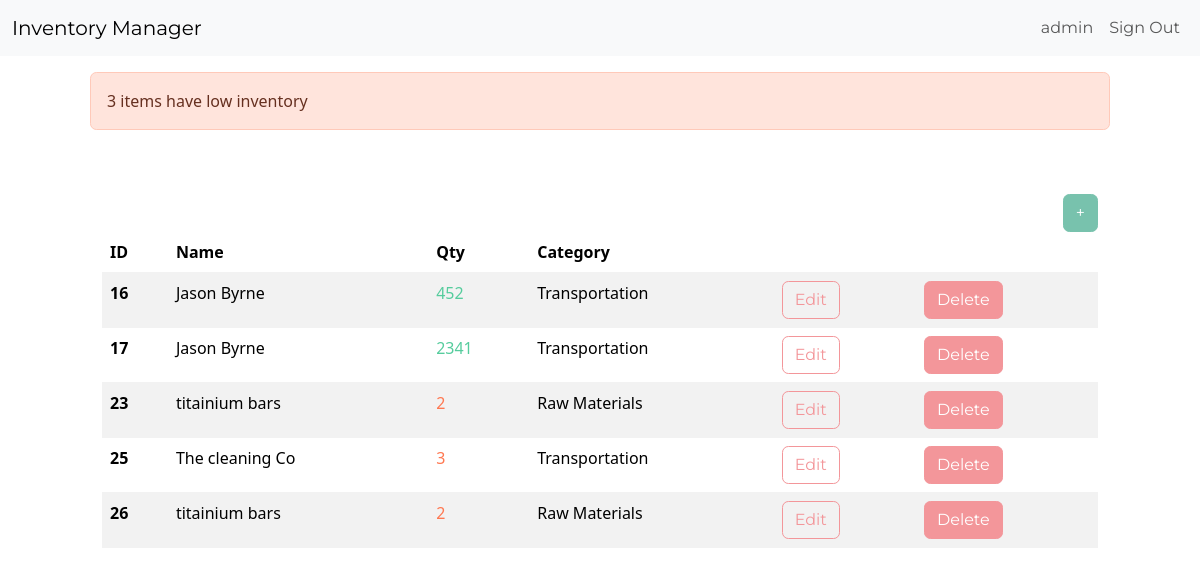
Page /dashboard/ (signed in) on the committed database.
### inventory/models.py (models this page shows, shortened)
class InventoryItem(models.Model):
    name = models.CharField(max_length=200)
    quantity = models.IntegerField()
    category = models.ForeignKey('Category', on_delete=models.SET_NULL, blank=True, null=True)
    date_created = models.DateTimeField(auto_now_add=True)
    user = models.ForeignKey(User, on_delete=models.CASCADE)

class Category(models.Model):
    name = models.CharField(max_length=200)
    class Meta:
        verbose_name_plural = 'categories'

### inventory/views.py (the view)
# urls.py: path('dashboard/', Dashboard.as_view(), name='dashboard'),
class Dashboard(LoginRequiredMixin, View):
    def get(self, request):
        items = InventoryItem.objects.filter(user=self.request.user.id).order_by('id')
        low_inventory = InventoryItem.objects.filter(
            user=self.request.user.id,
            quantity__lte=LOW_QUANTITY
        )
        if low_inventory.count() > 0:
            if low_inventory.count() > 1:
                messages.error(request, f'{low_inventory.count()} items have low inventory')
            else:
                messages.error(request, f'{low_inventory.count()} item has low inventory')
        low_inventory_ids = InventoryItem.objects.filter(
            user=self.request.user.id,
            quantity__lte=LOW_QUANTITY
        ).values_list('id', flat=True)
        return render(request, 'inventory/dashboard.html', {'items': items, 'low_inventory_ids': low_inventory_ids})

### inventory/templates/inventory/dashboard.html (shortened to what this page needs)
{% extends 'inventory/base.html' %}
{% block content %}
    {% if messages %}
        <div class="row mt-3">
            {% for message in messages %}
                {% if message.tags == 'error' %}
                    <div class="col-md-10 col-12 mx-auto alert alert-danger">
                        {{ message }}
                    </div>
                {% endif %}
            {% endfor %}
        </div>
    {% endif %}
    <div class="row">
        <div class="col-md-10 col-12 mx-auto mt-5">
            <div class="d-flex justify-content-end">
                <a href="{% url 'add-item' %}" class="btn btn-primary">+</a>
            </div>
            <table class="table table-hover table-striped">
                <thead>
                    <tr>
                        <th scope="col">ID</th>
                        <th scope="col">Name</th>
                        <th scope="col">Qty</th>
                        <th scope="col">Category</th>
                        <th scope="col"></th>
                        <th scope="col"></th>
                    </tr>
                </thead>
                <tbody>
                    {% for item in items %}
                    <tr>
                        <th scope="row">{{ item.id }}</th>
                        <td>{{ item.name }}</td>
                        {% if item.id in low_inventory_ids %}
                            <td class="text-danger">{{ item.quantity }}</td>
                        {% else %}
                            <td class="text-success">{{ item.quantity }}</td>
                        {% endif %}
                        <td>{{ item.category.name }}</td>
                        <td><a href="{% url 'edit-item' item.id %}" class="btn btn-outline-secondary">Edit</a></td>
                        <td><a href="{% url 'delete-item' item.id %}" class="btn btn-secondary">Delete</a></td>
                    </tr>
                    {% endfor %}
                </tbody>
            </table>
        </div>
    </div>
{% endblock content %}

### inventory/templates/inventory/base.html (shortened to what this page needs)
<!DOCTYPE html>
<html lang="en">
<head>
    <link href="https://bootswatch.com/5/minty/bootstrap.min.css" rel="stylesheet">
</head>
<body>
    {% include 'inventory/navigation.html' %}
    {% block content %}
    {% endblock content %}
</body>
</html>

### inventory/templates/inventory/navigation.html (shortened to what this page needs)
<nav class="navbar navbar-expand-lg bg-light">
    <div class="container-fluid">
        <a class="navbar-brand" href="{% url 'index' %}">Inventory Manager</a>
        <div class="collapse navbar-collapse justify-content-end" id="navbarNav">
            <ul class="navbar-nav">
                {% if user.is_authenticated %}
                    <li class="nav-item">
                        <a class="nav-link" href="#">{{ user.username }}</a>
                    </li>
                    <li class="nav-item">
                        <a class="nav-link" href="{% url 'logout' %}">Sign Out</a>
                    </li>
                {% endif %}
            </ul>
        </div>
    </div>
</nav>

### rows in the picture
InventoryItem: id "16", name "Jason Byrne", quantity "452", category.name "Transportation"
InventoryItem: id "17", name "Jason Byrne", quantity "2341", category.name "Transportation"
InventoryItem: id "23", name "titainium bars", quantity "2", category.name "Raw Materials"
InventoryItem: id "25", name "The cleaning Co", quantity "3", category.name "Transportation"
InventoryItem: id "26", name "titainium bars", quantity "2", category.name "Raw Materials"

### other values in the picture
{{ user.username }} "admin"
{{ message }} "3 items have low inventory"
